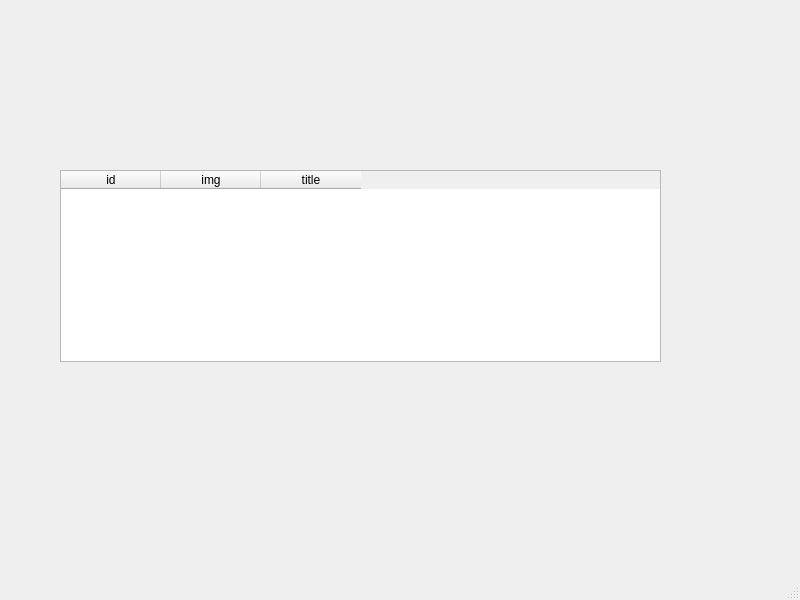
<?xml version="1.0" encoding="UTF-8"?>
<ui version="4.0">
 <class>UI_TableWidget</class>
 <widget class="QMainWindow" name="UI_TableWidget">
  <property name="geometry">
   <rect>
    <x>0</x>
    <y>0</y>
    <width>800</width>
    <height>600</height>
   </rect>
  </property>
  <property name="windowTitle">
   <string>MainWindow</string>
  </property>
  <widget class="QWidget" name="centralwidget">
   <widget class="QTableWidget" name="mytable">
    <property name="geometry">
     <rect>
      <x>60</x>
      <y>170</y>
      <width>601</width>
      <height>192</height>
     </rect>
    </property>
    <attribute name="horizontalHeaderStretchLastSection">
     <bool>false</bool>
    </attribute>
    <attribute name="verticalHeaderCascadingSectionResizes">
     <bool>false</bool>
    </attribute>
    <column>
     <property name="text">
      <string>id</string>
     </property>
    </column>
    <column>
     <property name="text">
      <string>img</string>
     </property>
    </column>
    <column>
     <property name="text">
      <string>title</string>
     </property>
    </column>
   </widget>
  </widget>
  <widget class="QMenuBar" name="menubar">
   <property name="geometry">
    <rect>
     <x>0</x>
     <y>0</y>
     <width>800</width>
     <height>21</height>
    </rect>
   </property>
  </widget>
  <widget class="QStatusBar" name="statusbar"/>
 </widget>
 <resources/>
 <connections/>
</ui>
